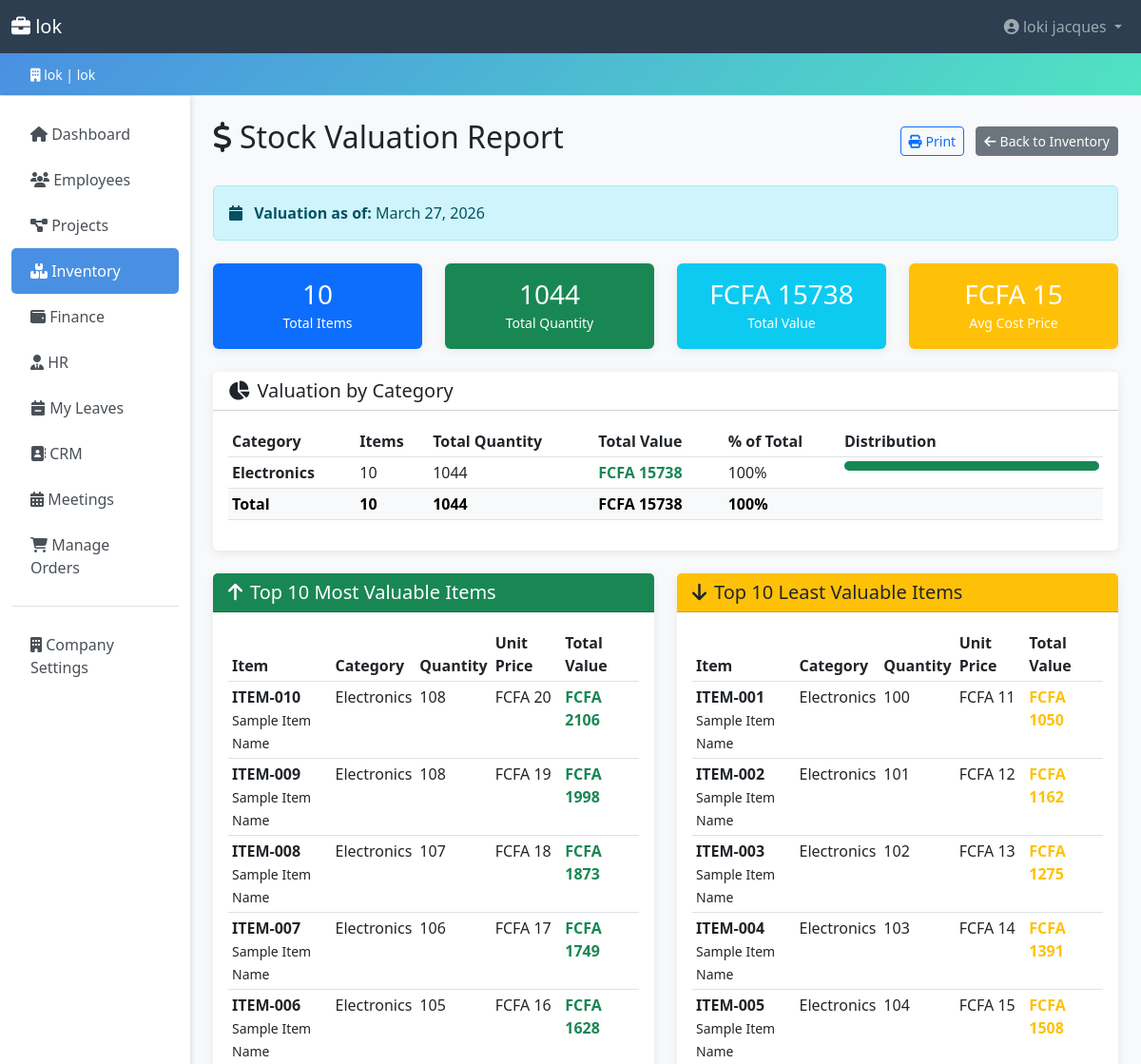
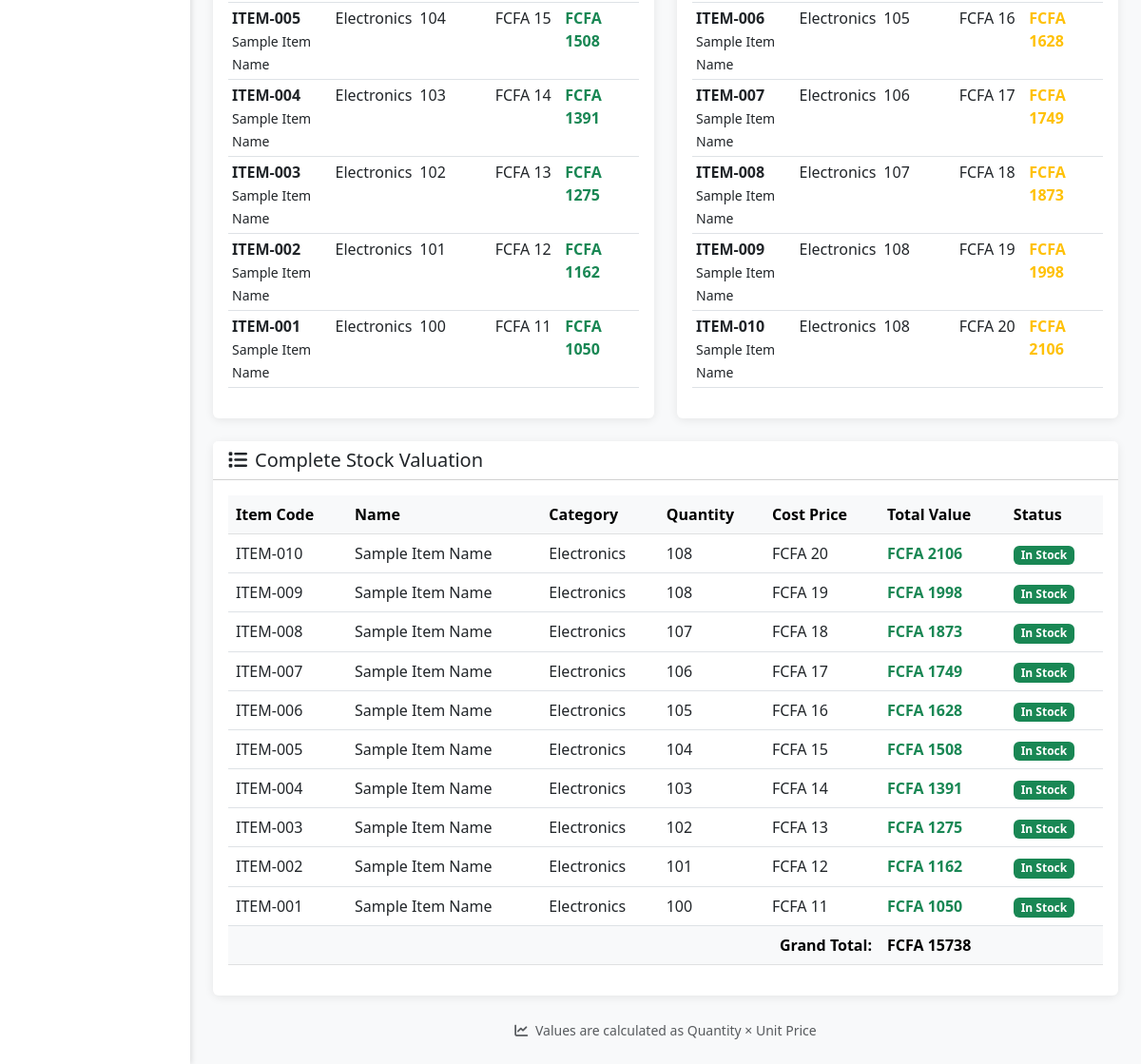
The app's page /inventory/reports/valuation/ (signed in), older data (2 pictures, top to bottom).
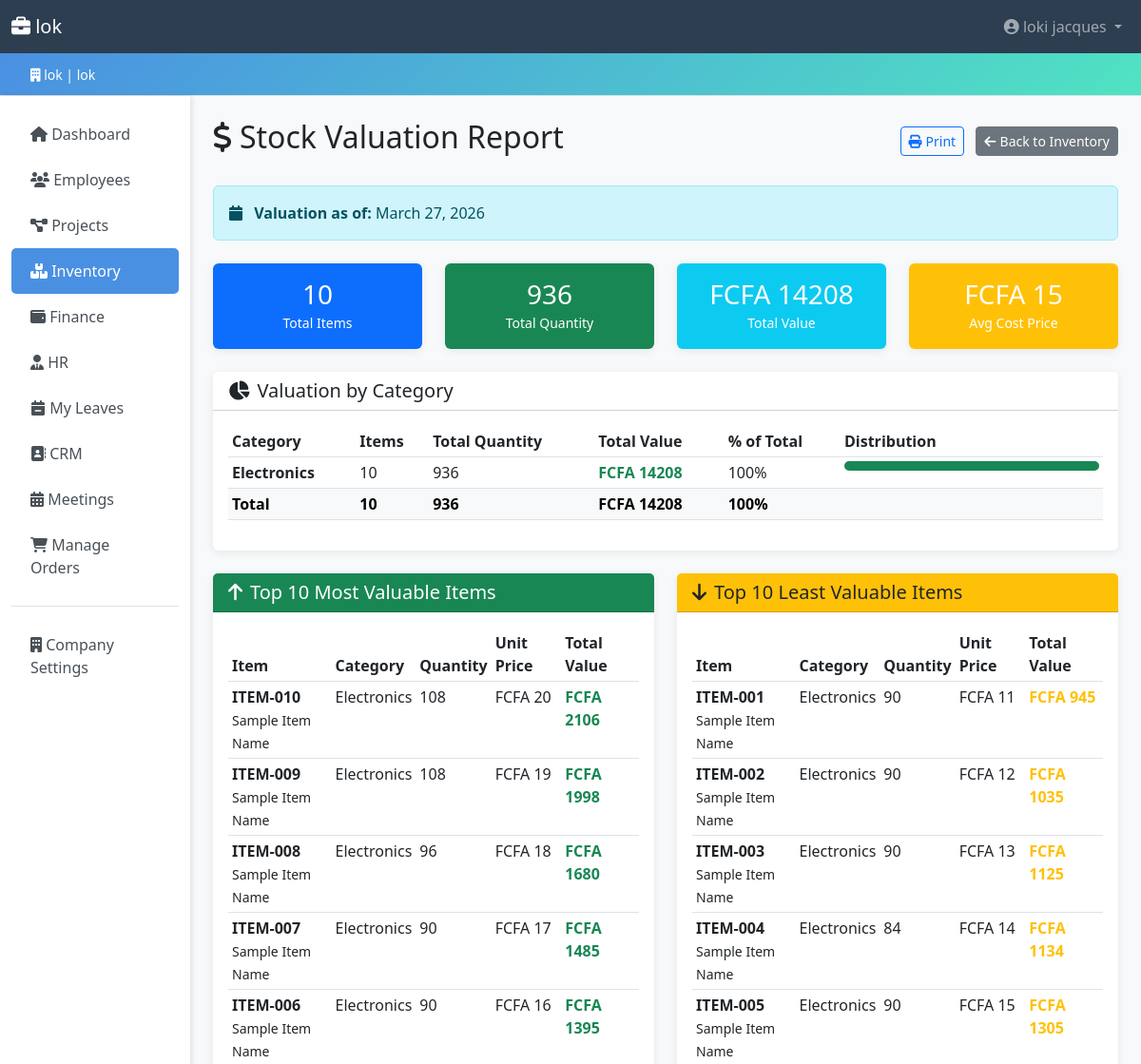
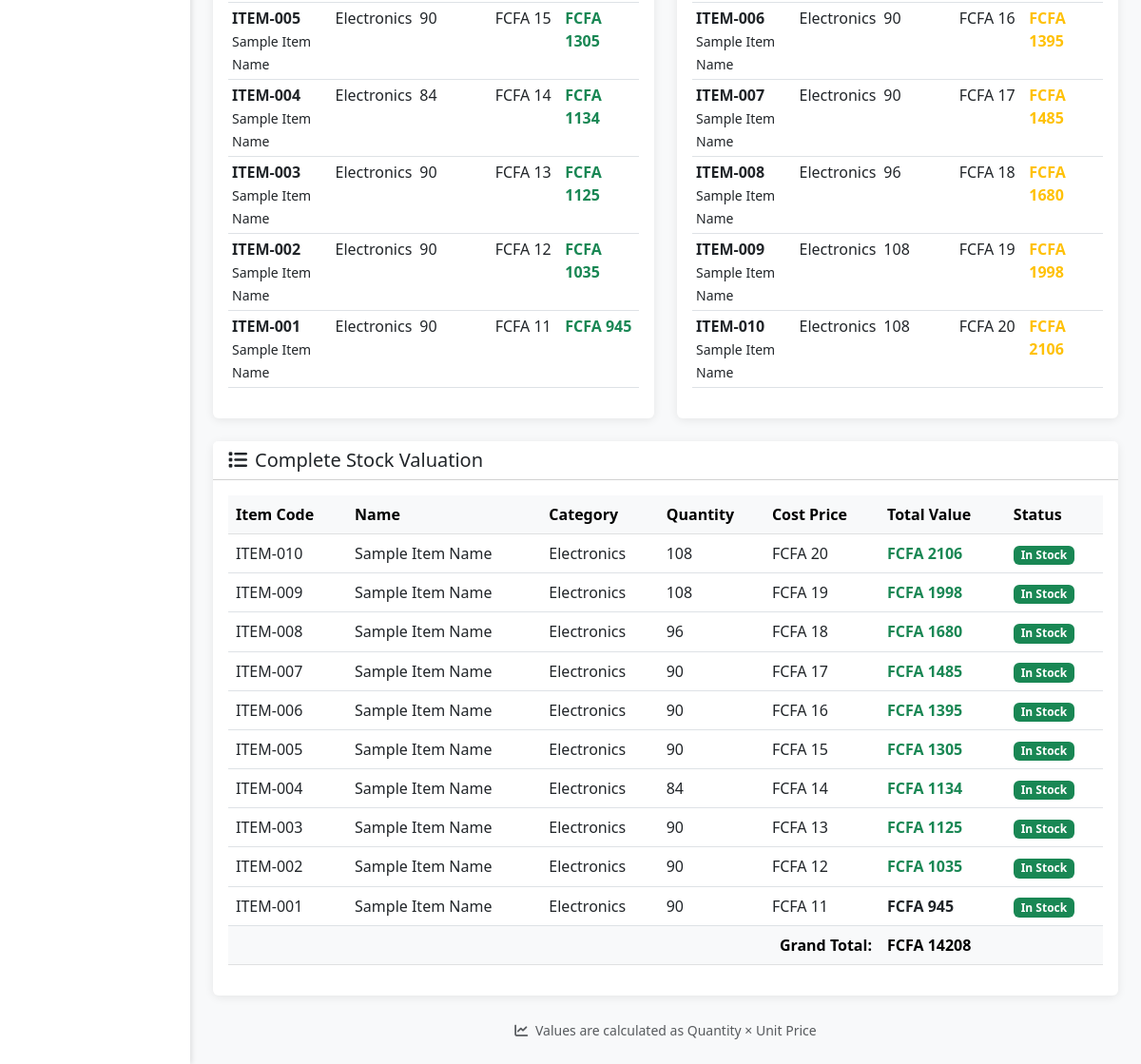
The same page, newer data (2 pictures, top to bottom).
### inventory/models.py (models this page shows, shortened)
class StockCategory(models.Model):
    company = models.ForeignKey('accounts.Company', on_delete=models.CASCADE, related_name='stock_categories')
    name = models.CharField(max_length=100)
    description = models.TextField(blank=True)
    class Meta:
        unique_together = ['company', 'name']
        ordering = ['name']
        verbose_name_plural = 'Stock Categories'

class Stock(models.Model):
    UNIT_CHOICES = [
        ('pcs', 'Pieces'),
        ('kg', 'Kilograms'),
        ('ltr', 'Liters'),
        ('box', 'Boxes'),
        ('set', 'Sets'),
    ]
    company = models.ForeignKey('accounts.Company', on_delete=models.CASCADE, related_name='stocks')
    item_code = models.CharField(max_length=50)
    name = models.CharField(max_length=200)
    category = models.ForeignKey(StockCategory, on_delete=models.SET_NULL, null=True, related_name='items')
    description = models.TextField(blank=True)
    quantity = models.IntegerField(validators=[MinValueValidator(0)])
    unit = models.CharField(max_length=10, choices=UNIT_CHOICES, default='pcs')
    cost_price = models.DecimalField(max_digits=10, decimal_places=2, validators=[MinValueValidator(0)], help_text='Cost price for inventory')
    selling_price = models.DecimalField(max_digits=10, decimal_places=2, validators=[MinValueValidator(0)], help_text='Selling price for marketplace')
    reorder_level = models.IntegerField(validators=[MinValueValidator(0)])
    supplier_name = models.CharField(max_length=200)
    supplier_contact = models.CharField(max_length=100, blank=True)
    location = models.CharField(max_length=200, blank=True)
    is_marketplace_visible = models.BooleanField(default=True, help_text='Show this item on the marketplace')
    last_restocked = models.DateField(null=True, blank=True)
    created_by = models.ForeignKey(settings.AUTH_USER_MODEL, on_delete=models.SET_NULL, null=True)
    created_at = models.DateTimeField(auto_now_add=True)
    updated_at = models.DateTimeField(auto_now=True)
    image = models.ImageField(upload_to='products/%Y/%m/', blank=True, null=True)
    class Meta:
        unique_together = ['company', 'item_code']
        ordering = ['-created_at']
    @property
    def needs_reorder(self):
        return self.quantity <= self.reorder_level

### inventory/views.py (the view)
# urls.py: path('reports/valuation/', views.stock_valuation_report, name='stock_valuation_report'),
@role_required(*INVENTORY_REPORT_ROLES)
def stock_valuation_report(request):
    company = request.user.company
    stocks = Stock.objects.filter(company=company).select_related('category').annotate(
        calculated_total_value=F('quantity') * F('cost_price')
    ).order_by('-calculated_total_value')
    total_items = stocks.count()
    total_quantity = stocks.aggregate(total=Sum('quantity'))['total'] or 0
    total_value = stocks.aggregate(total=Sum(F('quantity') * F('cost_price')))['total'] or 0
    avg_cost_price = stocks.aggregate(avg=Avg('cost_price'))['avg'] or 0
    category_summary = Stock.objects.filter(company=company).values('category__name').annotate(
        count=Count('id'),
        total_quantity=Sum('quantity'),
        total_value=Sum(F('quantity') * F('cost_price'))
    ).order_by('-total_value')
    top_items = stocks.order_by('-calculated_total_value')[:10]
    bottom_items = stocks.filter(calculated_total_value__gt=0).order_by('calculated_total_value')[:10]
    context = {
        'stocks': stocks,
        'total_items': total_items,
        'total_quantity': total_quantity,
        'total_value': total_value,
        'avg_cost_price': avg_cost_price,
        'category_summary': list(category_summary),
        'top_items': top_items,
        'bottom_items': bottom_items,
        'report_date': timezone.now().date(),
    }
    return render(request, 'inventory/stock_valuation_report.html', context)

### accounts/context_processors.py (called while the page is built)
def company_context(request: HttpRequest) -> dict:
    company = None
    is_company_admin = False
    user_role = ''
    user = getattr(request, 'user', None)
    if user and user.is_authenticated:
        company = user.company
        is_company_admin = user.is_company_admin
        user_role = user.role
    return {
        'company': company,
        'is_company_admin': is_company_admin,
        'user_role': user_role,
    }

### accounts/models.py (called while the page is built)
    def get_full_name(self) -> str:
        return f'{self.first_name} {self.last_name}'.strip() or self.email

### accounts/permissions.py (called while the page is built, shortened)
def role_required(*allowed_roles, redirect_url: str = 'core:dashboard'):
    flattened = []
    for role in allowed_roles:
        if isinstance(role, (list, tuple)):
            flattened.extend(role)
        else:
            flattened.append(role)
    roles = set(flattened)
    def decorator(view_func):
        @wraps(view_func)
        @login_required
        def wrapper(request, *args, **kwargs):
            if request.user.is_superuser or request.user.role in roles:
                return view_func(request, *args, **kwargs)
        return wrapper
    return decorator

### templates/inventory/stock_valuation_report.html (shortened to what the changed rows need)
{% extends 'base.html' %}
{% block content %}
<div class="d-flex justify-content-between align-items-center mb-4">
    <h2><i class="fas fa-dollar-sign me-2"></i>Stock Valuation Report</h2>
</div>
<div class="row mb-4">
    <div class="col-md-3">
        <div class="card bg-success text-white">
            <div class="card-body text-center">
                <h3 class="mb-0">{{ total_quantity }}</h3>
                <small>Total Quantity</small>
            </div>
        </div>
    </div>
    <div class="col-md-3">
        <div class="card bg-info text-white">
            <div class="card-body text-center">
                <h3 class="mb-0">FCFA  {{ total_value|floatformat:0}}</h3>
                <small>Total Value</small>
            </div>
        </div>
    </div>
</div>
<div class="card mb-4">
    <div class="card-body">
        {% if category_summary %}
        <div class="table-responsive">
            <table class="table table-sm">
                <thead>
                    <tr>
                        <th>Category</th>
                        <th>Items</th>
                        <th>Total Quantity</th>
                        <th>Total Value</th>
                        <th>% of Total</th>
                        <th width="30%">Distribution</th>
                    </tr>
                </thead>
                <tbody>
                    {% for category in category_summary %}
                    <tr>
                        <td>
                            <strong>{{ category.category__name|default:"Uncategorized" }}</strong>
                        </td>
                        <td>{{ category.count }}</td>
                        <td>{{ category.total_quantity }}</td>
                        <td class="text-success">
                            <strong>FCFA  {{ category.total_value|floatformat:0 }}</strong>
                        </td>
                        <td>
                            {% widthratio category.total_value total_value 100 %}%
                        </td>
                        <td>
                            <div class="progress" style="height: 10px;">
                                <div class="progress-bar bg-success" role="progressbar"
                                     style="width: {% widthratio category.total_value total_value 100 %}%">
                                </div>
                            </div>
                        </td>
                    </tr>
                    {% endfor %}
                </tbody>
                <tfoot class="table-light">
                    <tr>
                        <th>Total</th>
                        <th>{{ total_items }}</th>
                        <th>{{ total_quantity }}</th>
                        <th>FCFA  {{ total_value|floatformat:0 }}</th>
                        <th>100%</th>
                        <td></td>
                    </tr>
                </tfoot>
            </table>
        </div>
        {% else %}
        <p class="text-center text-muted py-4">No category data available.</p>
        {% endif %}
    </div>
</div>
<div class="row mb-4">
    <div class="col-md-6">
        <div class="card h-100">
            <div class="card-body">
                {% if top_items %}
                <div class="table-responsive">
                    <table class="table table-sm">
                        <thead>
                            <tr>
                                <th>Item</th>
                                <th>Category</th>
                                <th>Quantity</th>
                                <th>Unit Price</th>
                                <th>Total Value</th>
                            </tr>
                        </thead>
                        <tbody>
                            {% for item in top_items %}
                            <tr>
                                <td>
                                    <strong>{{ item.item_code }}</strong><br>
                                    <small>{{ item.name|truncatechars:20 }}</small>
                                </td>
                                <td>{{ item.category.name|default:"—" }}</td>
                                <td>{{ item.quantity }}</td>
                                <td>FCFA  {{ item.cost_price|floatformat:0 }}</td>
                                <td class="text-success">
                                    <strong>FCFA  {{ item.calculated_total_value|floatformat:0 }}</strong>
                                </td>
                            </tr>
                            {% endfor %}
                        </tbody>
                    </table>
                </div>
                {% else %}
                <p class="text-center text-muted py-4">No data available.</p>
                {% endif %}
            </div>
        </div>
    </div>
    <div class="col-md-6">
        <div class="card h-100">
            <div class="card-body">
                {% if bottom_items %}
                <div class="table-responsive">
                    <table class="table table-sm">
                        <thead>
                            <tr>
                                <th>Item</th>
                                <th>Category</th>
                                <th>Quantity</th>
                                <th>Unit Price</th>
                                <th>Total Value</th>
                            </tr>
                        </thead>
                        <tbody>
                            {% for item in bottom_items %}
                            <tr>
                                <td>
                                    <strong>{{ item.item_code }}</strong><br>
                                    <small>{{ item.name|truncatechars:20 }}</small>
                                </td>
                                <td>{{ item.category.name|default:"—" }}</td>
                                <td>{{ item.quantity }}</td>
                                <td>FCFA  {{ item.cost_price|floatformat:0 }}</td>
                                <td class="text-warning">
                                    <strong>FCFA  {{ item.calculated_total_value|floatformat:0 }}</strong>
                                </td>
                            </tr>
                            {% endfor %}
                        </tbody>
                    </table>
                </div>
                {% else %}
                <p class="text-center text-muted py-4">No data available.</p>
                {% endif %}
            </div>
        </div>
    </div>
</div>
<div class="card">
    <div class="card-body">
        <div class="table-responsive">
            <table class="table table-hover">
                <thead class="table-light">
                    <tr>
                        <th>Item Code</th>
                        <th>Name</th>
                        <th>Category</th>
                        <th>Quantity</th>
                        <th>Cost Price</th>
                        <th>Total Value</th>
                        <th>Status</th>
                    </tr>
                </thead>
                <tbody>
                    {% for stock in stocks %}
                    <tr class="{% if stock.needs_reorder %}table-warning{% endif %}">
                        <td>{{ stock.item_code }}</td>
                        <td>{{ stock.name }}</td>
                        <td>{{ stock.category.name|default:"—" }}</td>
                        <td>{{ stock.quantity }}</td>
                        <td>FCFA  {{ stock.cost_price|floatformat:0 }}</td>
                        <td>
                            <strong class="{% if stock.calculated_total_value > 1000 %}text-success{% endif %}">
                                FCFA  {{ stock.calculated_total_value|floatformat:0 }}
                            </strong>
                        </td>
                        <td>
                            {% if stock.needs_reorder %}
                            <span class="badge bg-danger">Low Stock</span>
                            {% else %}
                            <span class="badge bg-success">In Stock</span>
                            {% endif %}
                        </td>
                    </tr>
                    {% endfor %}
                </tbody>
                <tfoot class="table-light">
                    <tr>
                        <th colspan="5" class="text-end">Grand Total:</th>
                        <th colspan="2">FCFA  {{ total_value|floatformat:0 }}</th>
                    </tr>
                </tfoot>
            </table>
        </div>
    </div>
</div>
{% endblock %}

Row changes from the older to the newer data that the page shows:
computed for StockCategory "Electronics": total_quantity "1044" → "936"; total_value "15738" → "14208"
changed Stock "ITEM-008": quantity "107" → "96"; calculated_total_value "1873" → "1680"
changed Stock "ITEM-007": quantity "106" → "90"; calculated_total_value "1749" → "1485"
changed Stock "ITEM-006": quantity "105" → "90"; calculated_total_value "1628" → "1395"
changed Stock "ITEM-005": quantity "104" → "90"; calculated_total_value "1508" → "1305"
changed Stock "ITEM-004": quantity "103" → "84"; calculated_total_value "1391" → "1134"
changed Stock "ITEM-003": quantity "102" → "90"; calculated_total_value "1275" → "1125"
changed Stock "ITEM-002": quantity "101" → "90"; calculated_total_value "1162" → "1035"
changed Stock "ITEM-001": quantity "100" → "90"; calculated_total_value "1050" → "945"
Text that changed along with them:
{{ total_quantity }}: "1044" → "936"
{{ total_value|floatformat:0 }}: "15738" → "14208"
